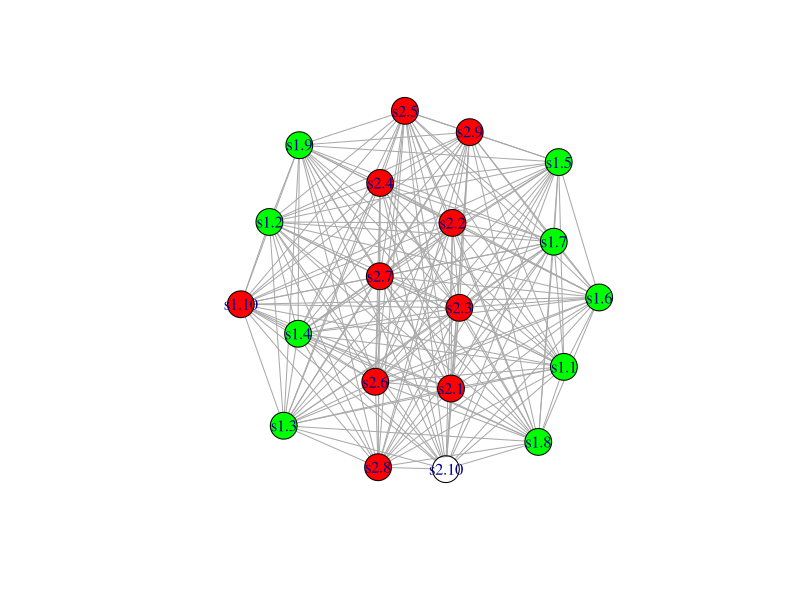
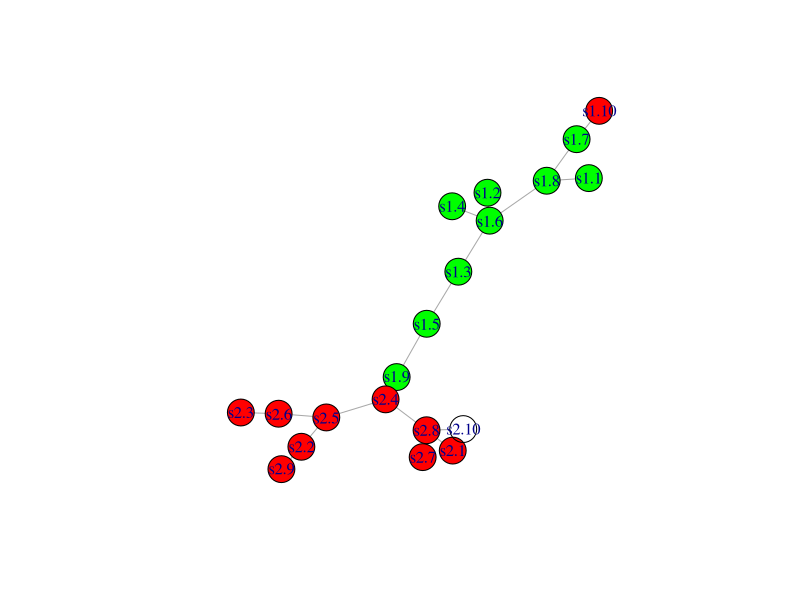

Reproduce these figures in R, in order. (Note: this script raises an error after producing the figures.)
# simple test
require(igraph)
require(plyr)
nSamp <- 10 # n1 and n2, the number of samples, nv = nSamp * 2
nGene <- 40 # p, number of genes

grp1 <- cbind(rep(0, nGene), rep(0.1, nGene))

grp1Dat <- aaply(seq(1, nSamp), 1, function(x){rnorm(nGene, grp1[,1], grp1[,2])})

grp2 <- cbind(rep(1, nGene), rep(0.2, nGene))
grp2Dat <- aaply(seq(1, nSamp), 1, function(x){rnorm(nGene, grp2[,1], grp2[,2])})

geneProfile <- cbind(t(grp1Dat), t(grp2Dat))

rownames(geneProfile) <- paste("g", seq(1, nGene), sep=".")
colnames(geneProfile) <- c(paste("s1", seq(1, nSamp), sep="."), paste("s2", seq(1, nSamp), sep="."))

data <- geneProfile
nv1 <- nSamp

dimensions <- dim(data)
p <- dimensions[1]
nv <- dimensions[2]
number_perm <- 1000			# number of random permutations
combinations <- factorial(nv) / (factorial(nv-nv1)*factorial(nv1))
gt <- aperm(data, c(2,1)) # transpose the array?? -> yes, this is a simple transpose of the data
Wmat <- as.matrix(dist(gt, method = "euclidean", diag = TRUE, upper = TRUE, p = 2))
gr <- graph.adjacency(Wmat, weighted = TRUE, mode = "undirected")

# this is the code supplied with the paper, and I assume used for analysis (see lines 32-33 of SupplementaryText.txt)
V(gr)[c(0:(nv1-1))]$color <- "green"
V(gr)[c(nv1:(nv-1))]$color <- "red"

mst <- minimum.spanning.tree(gr)



plot(gr)
par(ask=T)
plot(mst)

# this is how I think it was supposed to be done
gr2 <- gr
V(gr2)[c(1:(nv1))]$color <- "green"
V(gr2)[c(nv1+1:(nv))]$color <- "red"

mst2 <- minimum.spanning.tree(gr2)

plot(gr2)
plot(mst2)


# This script was originally sent to Y. Rahmatallah of University of Arkansas Medical School on Dec 6, 2012.